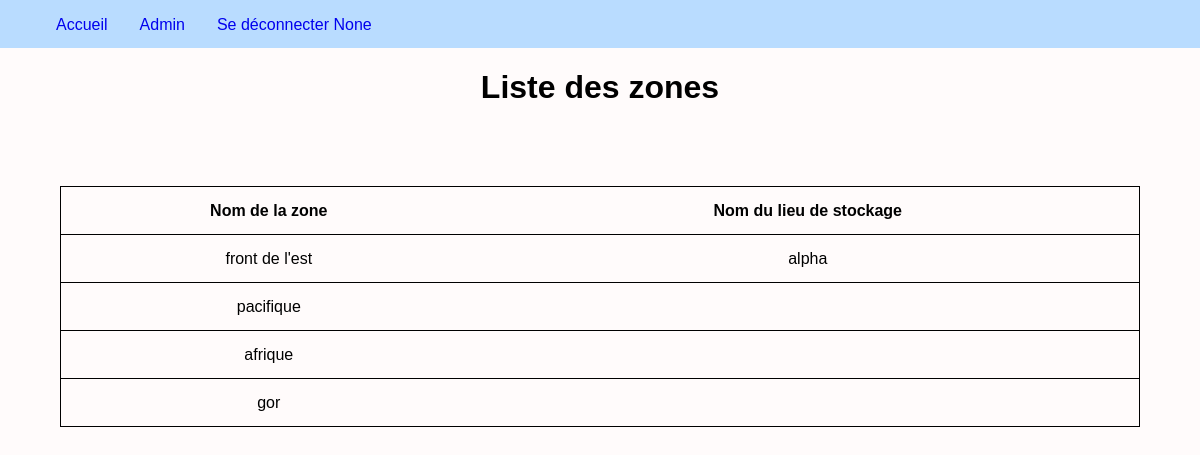
The page /zone.php (signed in) on the database as committed earlier.
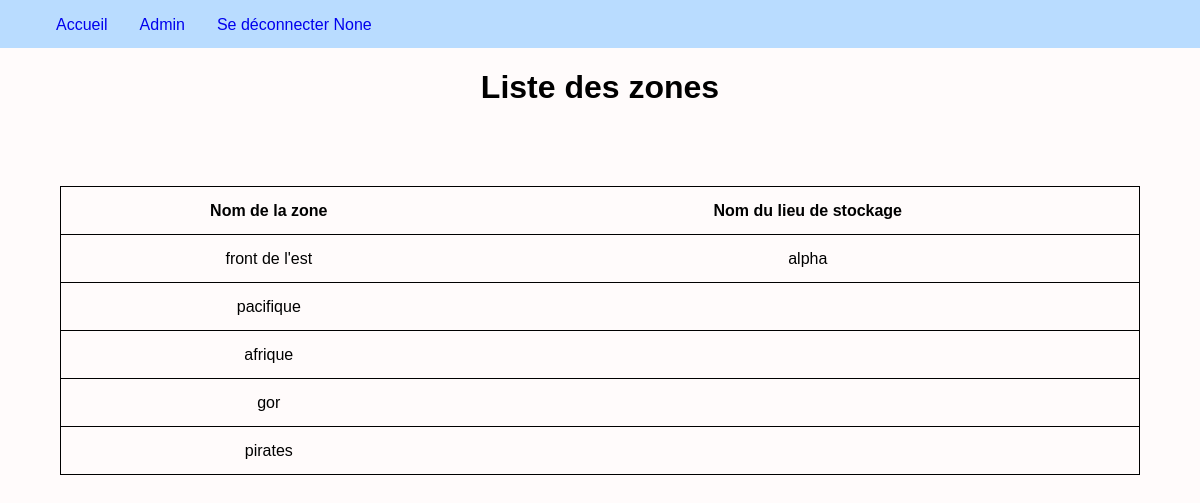
The same page on the database as committed later.
### tables this page shows
CREATE TABLE `zone` (
  `id_zone` int(255) NOT NULL,
  `nomZone` varchar(200) NOT NULL,
  `id_stockage` int(11) NOT NULL
);

CREATE TABLE `lieustockage` (
  `id_stockage` int(11) NOT NULL,
  `nomStockage` varchar(200) NOT NULL
);

### zone.php (the view, shortened to what this page needs)
<?php
if (isset($_SESSION['id_personne']) AND isset($_SESSION['pseudo']))
{
?>
<!DOCTYPE html>
<html>
    <head>
        <link rel="stylesheet" href="css/style.css">
    </head>
    <body>
    <ul class="index">
        <li><a href="accueil.php">Accueil</a></li>
        <li><a href="admin.php">Admin</a></li>
        <li><a href="function/logout.php">Se déconnecter <?php
                            if (isset($_SESSION['id_personne']) AND isset($_SESSION['pseudo']))
                            {
                                echo $_SESSION['pseudo'];
                            } ?>
            </a></li>
    </ul>
        <h1>Liste des zones</h1>
        <table class="t2">
                    <tr>
                        <th>Nom de la zone</th>
                        <th>Nom du lieu de stockage</th>
                    </tr>
        <?php
            include 'function/connexion.php';
            $sel = $bdd->query('SELECT nomZone, nomStockage FROM zone
            LEFT JOIN lieustockage ON zone.id_zone = lieustockage.id_stockage ORDER BY zone.id_stockage');
            $zoness = $sel->fetchAll();
            foreach($zoness as $zone){
                ?>
                <tr>
                  <td><?= $zone['nomZone'];?></td>
                  <td><?= $zone['nomStockage'];?></td>
                </tr>
        <?php
            };
        ?>
        </table>
    </body>
</html>
<?php } else { header("Location: index.php");
 } ?>

Rows that differ between the two databases and show on the page:
added zone: nomZone "pirates"
